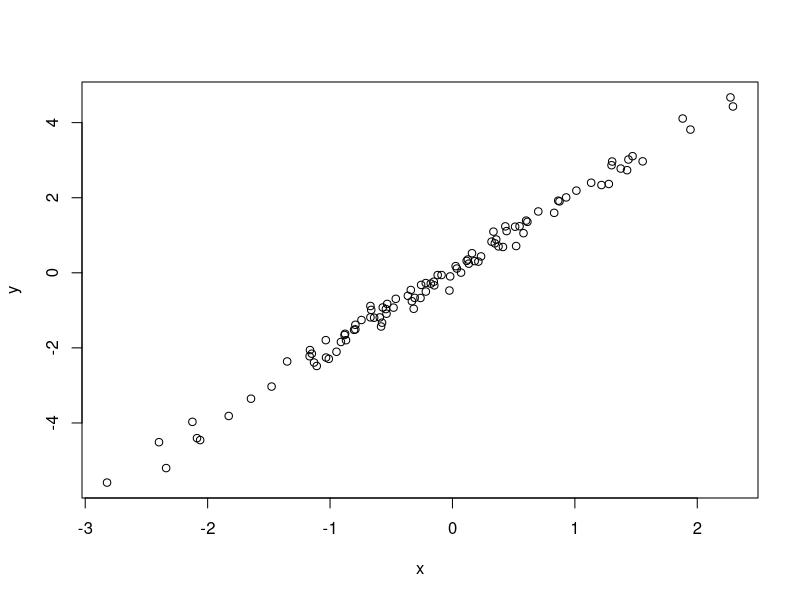

Source code (R):
# Simulate and plot data
# Jeff Oliver
# jcoliver@arizona.edu
# 2021-03-23

# Simulate predictor variable
x <- rnorm(n = 100)
# Simulate response variable with some noise
y <- 2 * x + rnorm(n = 100, sd = 0.2)

# Plot the data
plot(x = x, y = y)